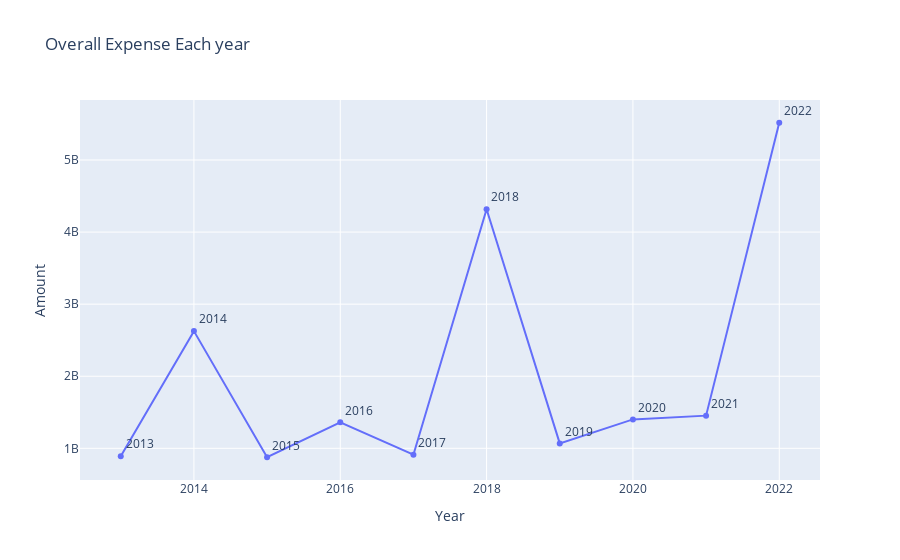
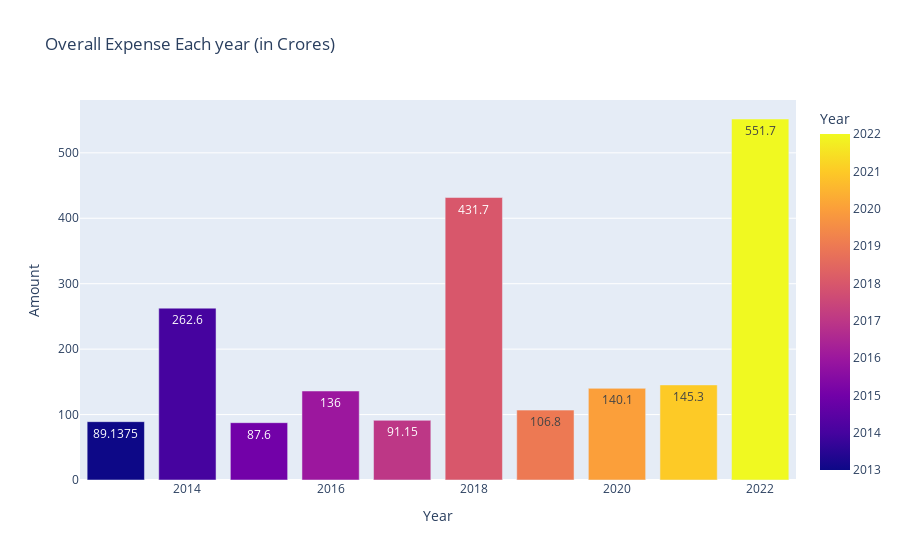

Notebook source saved alongside these figures, in order:
### Code cell
data = iplauction.groupby('Year')['Amount'].sum()
fig = px.line(data, x = data.index, y = 'Amount', title = "Overall Expense Each year", text=data.index)
fig.update_traces(textposition="top right")
fig.show()
#print(data.head())
#data['Amount'] = data['Amount'].div(10000000).round(0)
data = data.div(10000000)
fig = px.bar(data, x = data.index, y = 'Amount', title = "Overall Expense Each year (in Crores)",
             text= 'Amount',color=data.index)
fig.show()

### Figure 1 — Plotly figure (JSON) as saved in the notebook; plotly's stock layout.template omitted (floating-point values rounded to 4 significant figures)
{"data": [{"hovertemplate": "Year=%{text}<br>Amount=%{y}<extra></extra>", "legendgroup": "", "line": {"color": "#636efa", "dash": "solid"}, "marker": {"symbol": "circle"}, "mode": "markers+text+lines", "name": "", "orientation": "v", "showlegend": false, "text": [2013, 2014, 2015, 2016, 2017, 2018, 2019, 2020, 2021, 2022], "textposition": "top right", "type": "scatter", "x": [2013, 2014, 2015, 2016, 2017, 2018, 2019, 2020, 2021, 2022], "xaxis": "x", "y": [891375000, 2626000000, 876000000, 1360000000, 911500000, 4317000000, 1068000000, 1401000000, 1453000000, 5517000000], "yaxis": "y"}], "layout": {"legend": {"tracegroupgap": 0}, "title": {"text": "Overall Expense Each year"}, "xaxis": {"anchor": "y", "domain": [0, 1], "title": {"text": "Year"}}, "yaxis": {"anchor": "x", "domain": [0, 1], "title": {"text": "Amount"}}}}

### Figure 2 — Plotly figure (JSON) as saved in the notebook; plotly's stock layout.template omitted (floating-point values rounded to 4 significant figures)
{"data": [{"alignmentgroup": "True", "hovertemplate": "Year=%{marker.color}<br>Amount=%{text}<extra></extra>", "legendgroup": "", "marker": {"color": [2013, 2014, 2015, 2016, 2017, 2018, 2019, 2020, 2021, 2022], "coloraxis": "coloraxis", "pattern": {"shape": ""}}, "name": "", "offsetgroup": "", "orientation": "v", "showlegend": false, "text": [89.14, 262.6, 87.6, 136, 91.15, 431.7, 106.8, 140.1, 145.3, 551.7], "textposition": "auto", "type": "bar", "x": [2013, 2014, 2015, 2016, 2017, 2018, 2019, 2020, 2021, 2022], "xaxis": "x", "y": [89.14, 262.6, 87.6, 136, 91.15, 431.7, 106.8, 140.1, 145.3, 551.7], "yaxis": "y"}], "layout": {"barmode": "relative", "coloraxis": {"colorbar": {"title": {"text": "Year"}}, "colorscale": [[0, "#0d0887"], [0.1111, "#46039f"], [0.2222, "#7201a8"], [0.3333, "#9c179e"], [0.4444, "#bd3786"], [0.5556, "#d8576b"], [0.6667, "#ed7953"], [0.7778, "#fb9f3a"], [0.8889, "#fdca26"], [1, "#f0f921"]]}, "legend": {"tracegroupgap": 0}, "title": {"text": "Overall Expense Each year (in Crores)"}, "xaxis": {"anchor": "y", "domain": [0, 1], "title": {"text": "Year"}}, "yaxis": {"anchor": "x", "domain": [0, 1], "title": {"text": "Amount"}}}}
